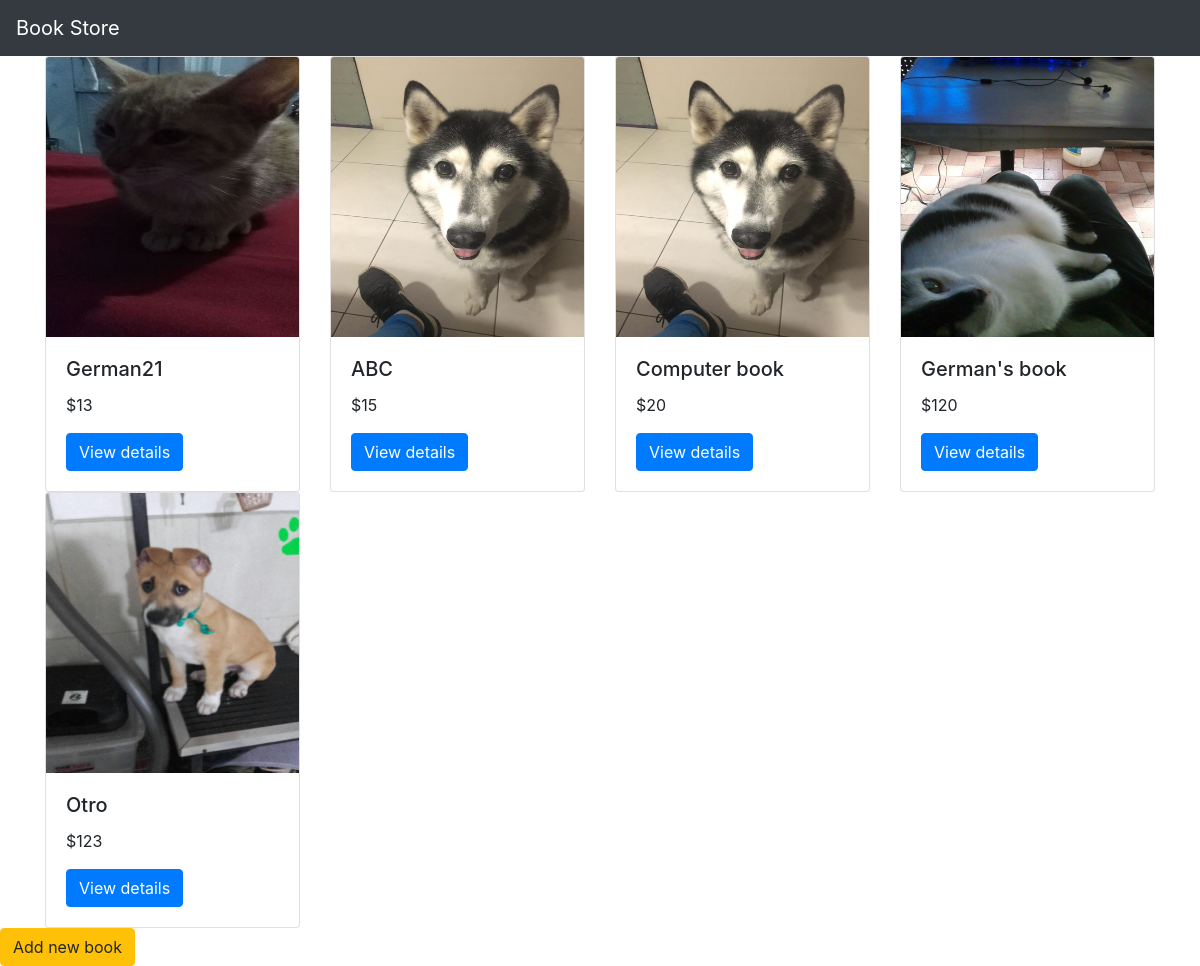
The app's page /, older data.
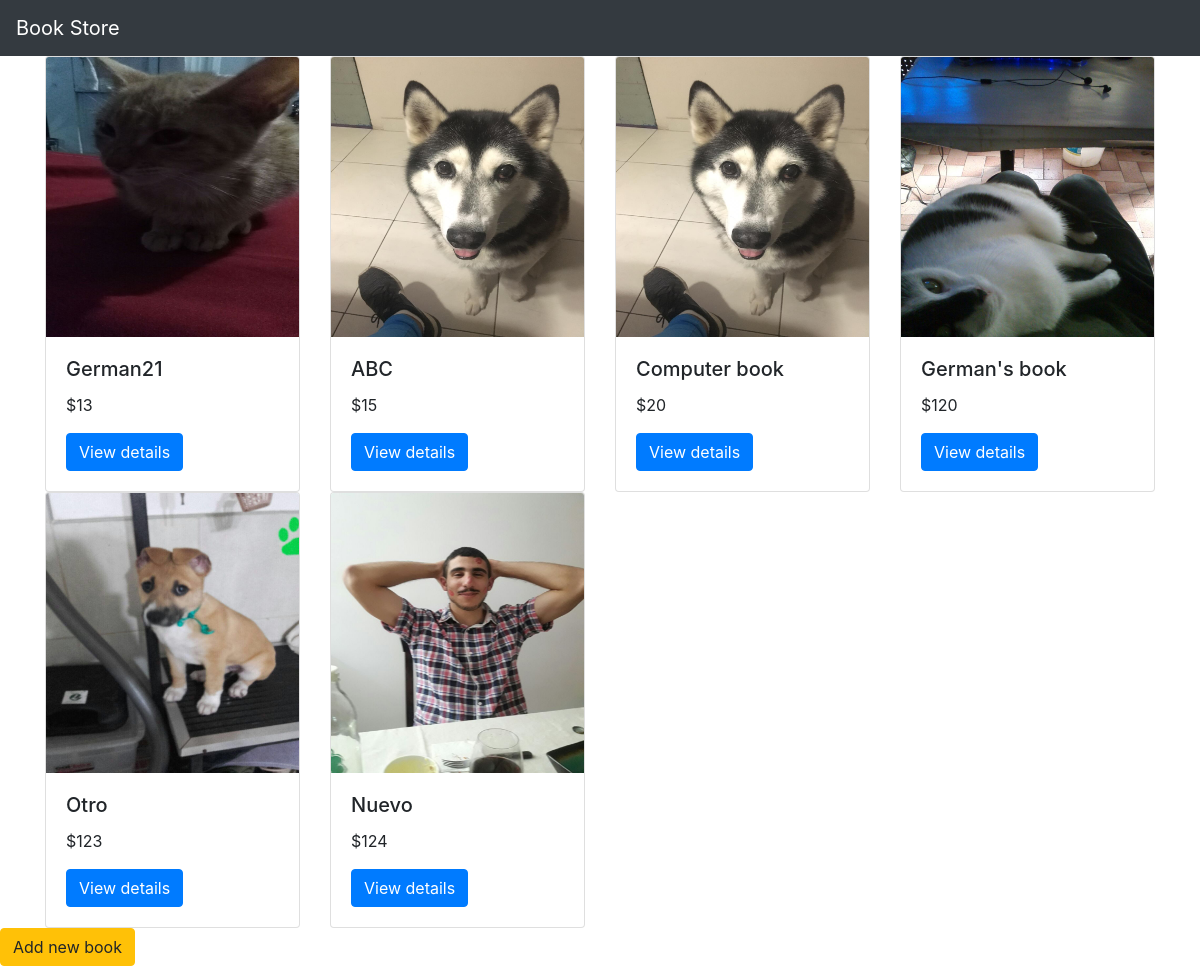
The same page, newer data.
### myapp/models.py (models this page shows, shortened)
class Book(models.Model):
    name = models.CharField(max_length=100)
    desc = models.CharField(max_length=300)
    price = models.IntegerField()
    book_image = models.ImageField(default='default.jpg', upload_to='book_images/')

### myapp/views.py (the view)
# urls.py: path('', views.index, name= 'index'),
def index(request):
    book_list = Book.objects.all()
    context = {
        'book_list':book_list
    }
    return render(request,'myapp/index.html', context)

### myapp/templates/myapp/index.html
{% extends 'myapp/base.html' %}
{% block body %}
<div class="container">
    <div class="row">
        {% for book in book_list %}
        <div class="col-md-3">
            <div class="card">
                <img src="{{book.book_image.url}}" class="card-img-top" width="200" height="280">
                <div class="card-body">
                    <h5 class="card-title">{{book.name}}</h5>
                    <p class="card-text">${{book.price}}</p>
                    <a class="btn btn-primary" href="{% url 'myapp:detail' book.id %}">View details</a>
                </div>
            </div>
        </div>
        {% endfor %}
    </div>
</div>
<a class="btn btn-warning" href="{% url 'myapp:add_book' %}">Add new book</a>
{% endblock %}

### myapp/templates/myapp/base.html (shortened to what this page needs)
{% load static %}
<html lang="en">
    <head>
        <link rel="stylesheet" href="{% static 'myapp/style.css' %}">
        <link rel="stylesheet" href="https://maxcdn.bootstrapcdn.com/bootstrap/4.0.0/css/bootstrap.min.css">
    </head>
    <body>
        <nav class="navbar navbar-dark bg-dark">
            <a class="navbar-brand" href="#">
                Book Store
            </a>
        </nav>
        {% block body %}
        {% endblock %}
    </body>
</html>

### myapp/static/myapp/style.css (style rules this page uses)
body { background-color: aqua; }

Row changes from the older to the newer data that the page shows:
added Book: book_image (picture), name "Nuevo", price "124"
